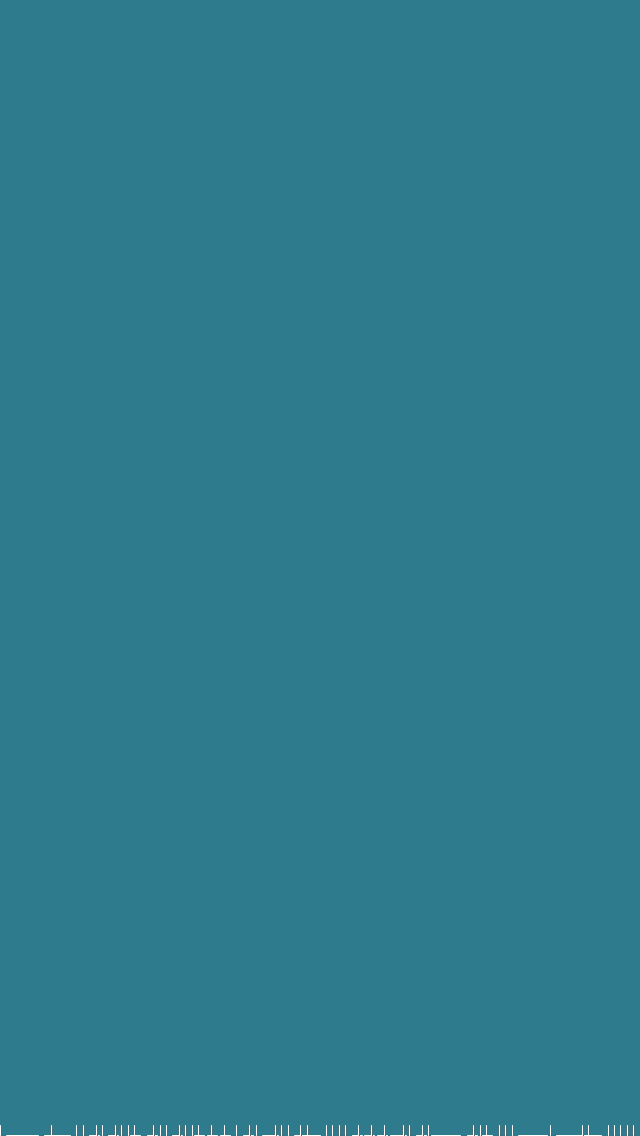
Frame 1 (no input)
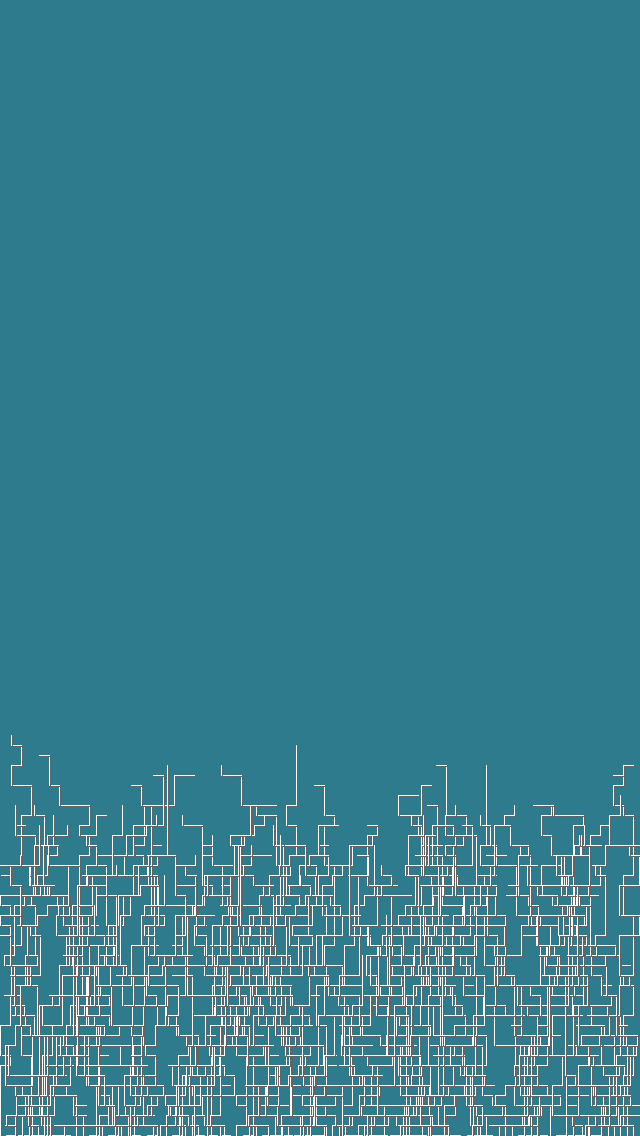
Frame 60 (the mouse pressed at the canvas centre just before this capture)
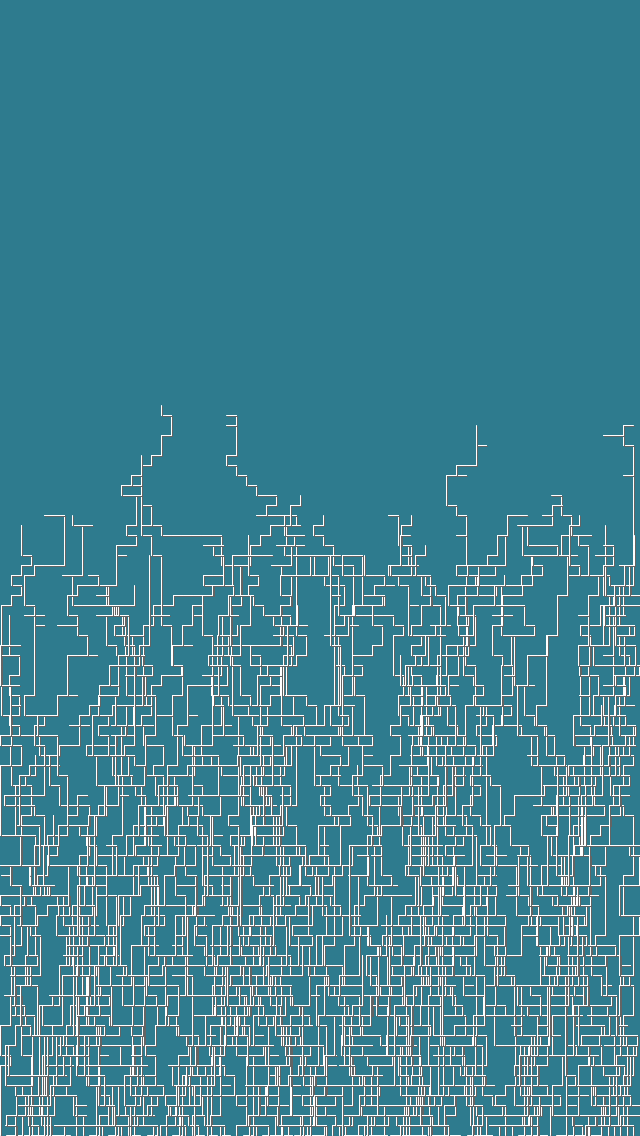
Frame 120 (the mouse held since frame 60 and released just before this capture)

The Processing sketch that drew these frames (run headless with seeded random() and noise(); from frame 60 on, the mouse is pressed at the canvas centre):

// Processing sketch: tracers
// ── tracers.pde
//tracers

ArrayList<Tracer> tracers = new ArrayList();

void setup() {
  size(640, 1136);
  noFill();
  background(#2E7B8E);
  stroke(255);
  seedTracers(100);
}

void draw() {
  for ( Tracer t : tracers) {
    int preX = t.x;
    int preY = t.y;

    t.move();
    stroke(255);
    line(preX, preY, t.x, t.y);
    stroke(100);
    line(preX+1, preY+1, t.x+1, t.y+1);
  }
  
  if(millis() > 5000) { save("tracers.png");}
}

void seedTracers(int count) {
  for (int i=0; i <count; i++) {
    Tracer t = new Tracer();
    t.x=(int)map(i, 0, count, 0, width);
    t.y=height-1;
    //t.threshold=(int)random(50, 200);
    //t.threshold=(int)(-10*pow((map(i,0,count,0,8)-4),2)+150);
    t.threshold=(int)(randomGaussian()*50+100);
    tracers.add(t);
  }
}


class Tracer {
  int x, y, threshold;

  void move() {
    if ( threshold > 0) {
      float r =  random(10);
      if ( r > 5) {
        up();
      } else if (r > 2.5) {
        left();
      } else {
        right();
      }

      threshold--;
    }
  }

  void left() {
    if (x-10 < 0) {
      move();
    } else { 
      x-=10;
    }
  }
  void right() {
    if (x+10 > width) {
      move();
    } else { 
      x+=10;
    }
  } 
  void up() {
    if (y-10 < 0) {
      threshold=0;
    } else { 
      y-=10;
    }
  }
}
